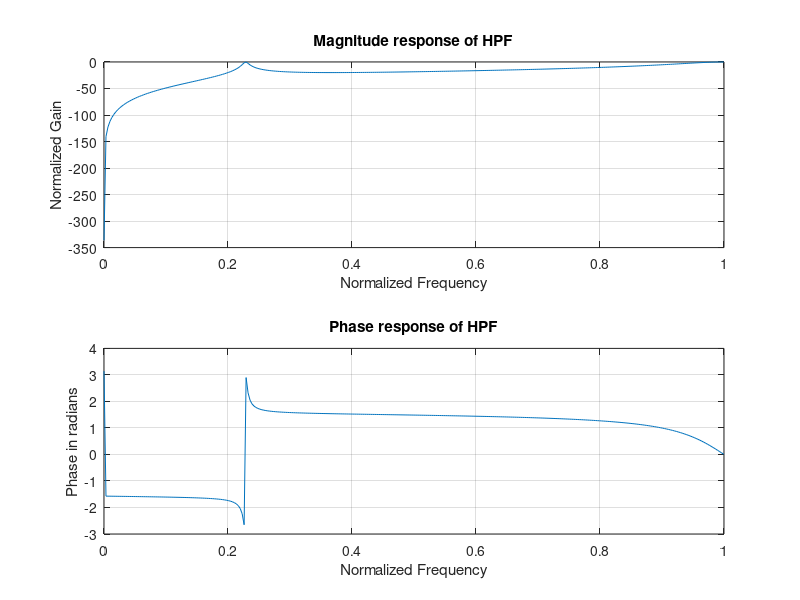

MATLAB code to generate this figure:
%Chebyshev TypeI HPF filter

alphaP=20;%passband attenuation
alphaS=40;%stopband attenuation
wp=[0.2];%passband frequency
ws=[0.3];%stopband frequency
[n,wn]=cheb1ord(wp,ws,alphaP,alphaS);
[b,a]=cheby1(n,alphaP,wn,'high');
w=0:0.01:pi;
[h,ph]=freqz(b,a,w);
m=20*log10(abs(h));
subplot(2,1,1)
plot(ph/pi,m);
grid on;
xlabel('Normalized Frequency');
ylabel('Normalized Gain');
title('Magnitude response of HPF');
subplot(2,1,2)
plot(ph/pi,angle(h));
grid on;
xlabel('Normalized Frequency');
ylabel('Phase in radians');
title('Phase response of HPF');